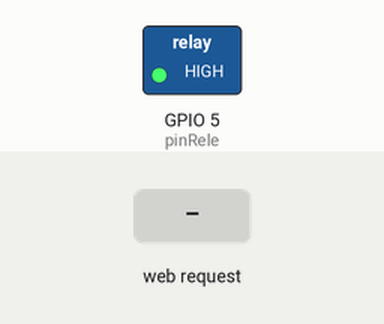
Recording of a sketch running on a simulated ESP32. Parts: switched loads named in the sketch (green lamp = pin HIGH). The test bench sets the inputs (shaded band). WiFi joins after 1.5 s; servers stay silent unless stated; what the sketch prints to the serial monitor is not drawn.

Above: at 3.2 s.
3.3 s: HTTP request GET /encender received
At 4.5 s:
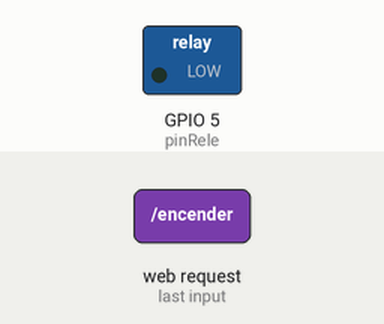
4.8 s: HTTP request GET /apagar received
At 5.9 s:
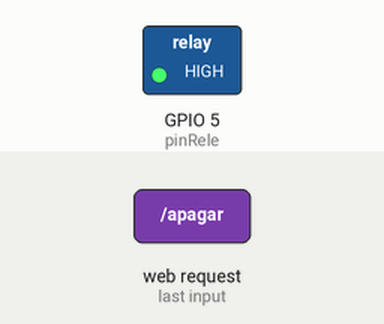
Timing chart, 0 to 7.8 s (numbered marks = the images above; inputs shaded):
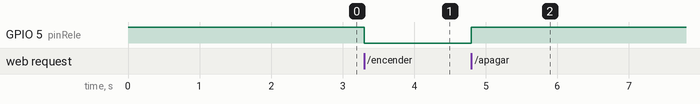

The sketch:

TP1-IVO.ino
```cpp
#include <WiFi.h>
#include <WebServer.h>


const char* nombreRed = "TuSSID";
const char* claveRed = "TuPassword";


WebServer servidor(80);


const int pinRele = 5;


void paginaPrincipal() {
  String pagina = "<html>\
  <head><title>Control del Relé</title></head>\
  <body>\
  <h1>Control del Relé</h1>\
  <button onclick=\"window.location.href='/encender'\">Encender</button>\
  <button onclick=\"window.location.href='/apagar'\">Apagar</button>\
  </body>\
  </html>";
  servidor.send(200, "text/html", pagina);
}


void encenderRele() {
  digitalWrite(pinRele, LOW);
  servidor.send(200, "text/html", "<h1>Relé Encendido</h1><a href='/'>Volver</a>");
}


void apagarRele() {
  digitalWrite(pinRele, HIGH);
  servidor.send(200, "text/html", "<h1>Relé Apagado</h1><a href='/'>Volver</a>");
}


void setup() {
  Serial.begin(115200);
  pinMode(pinRele, OUTPUT);
  digitalWrite(pinRele, HIGH);


  WiFi.begin(nombreRed, claveRed);
  while (WiFi.status() != WL_CONNECTED) {
    delay(1000);
    Serial.println("Conectando a la red WiFi...");
  }


  Serial.println("Conectado a WiFi");
  Serial.println(WiFi.localIP());


  servidor.on("/", paginaPrincipal);
  servidor.on("/encender", encenderRele);
  servidor.on("/apagar", apagarRele);


  servidor.begin();
  Serial.println("Servidor web en funcionamiento");
}


void loop() {
  servidor.handleClient();
}
```

Measured:
- after the input at 3.3 s, GPIO 5 (pinRele): HIGH → LOW at once
- after the input at 4.8 s, GPIO 5 (pinRele): LOW → HIGH at once
